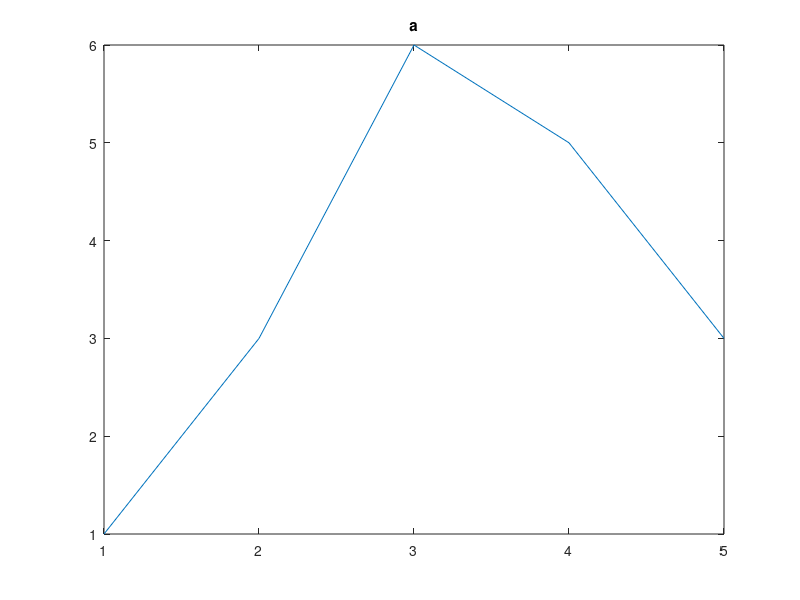
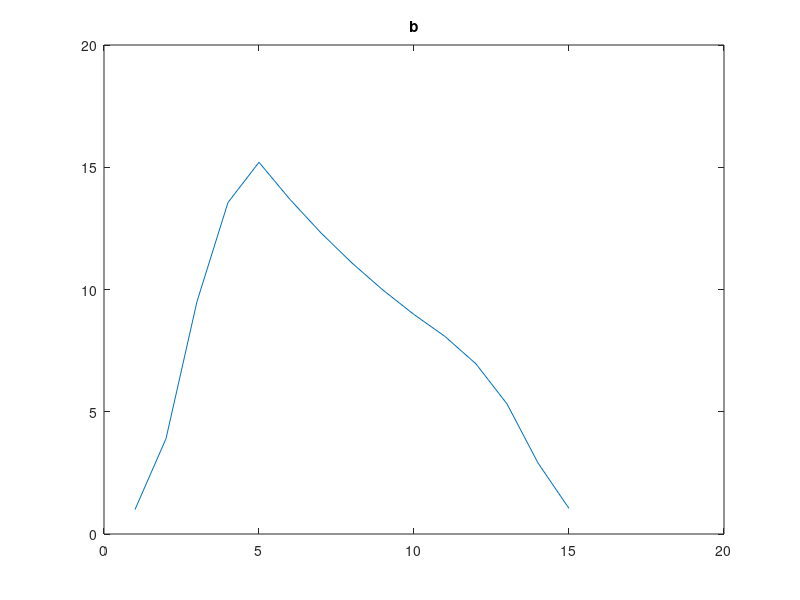
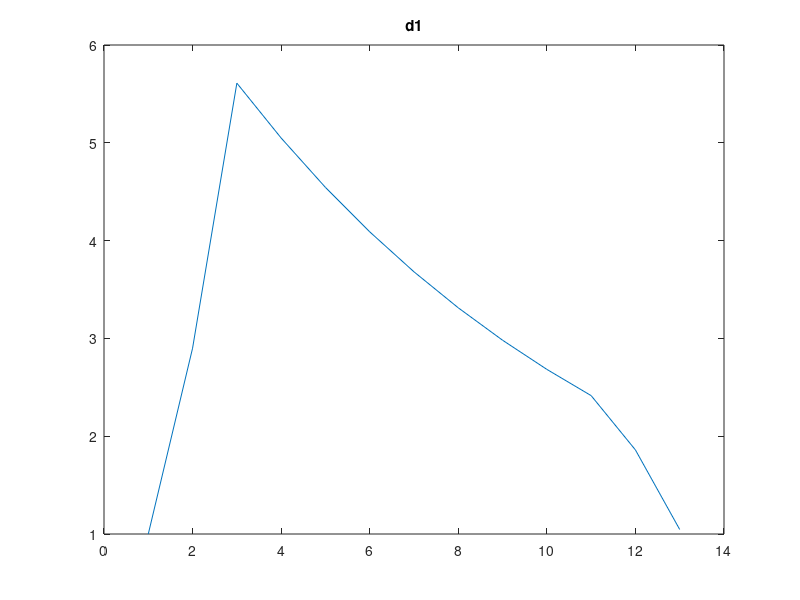
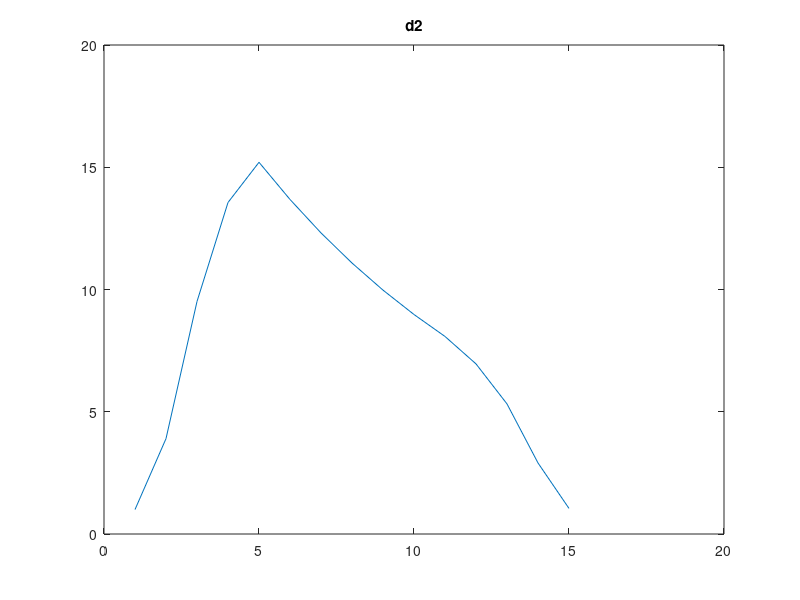

Write MATLAB code to recreate these figures, in order.
close all
clear all

for i = 1:3;
    h1(i) = 1;
    x(i) = i;
end

for i = 1:11;
    h2(i) = 0.9^(i-1);
end

y1 = conv(x, h1);
figure(1);
plot(y1);
title('a');
y2 = conv(y1, h2);
figure(2);
plot(y2);
title('b');
%% system 1
s1_input_x = length(x);
s1_input_h1 = length(h1);
s1_output_y1 = length(y1);
%% system 2
s2_input_y1 = length(y1);
s2_input_h2 = length(h2);
s2_output_y2 = length(y2);
%% interchanged
dy1 = conv(x, h2);
dy2 = conv(dy1, h1);
figure(3);
plot(dy1);
title('d1');
figure(4);
plot(dy2);
title('d2');